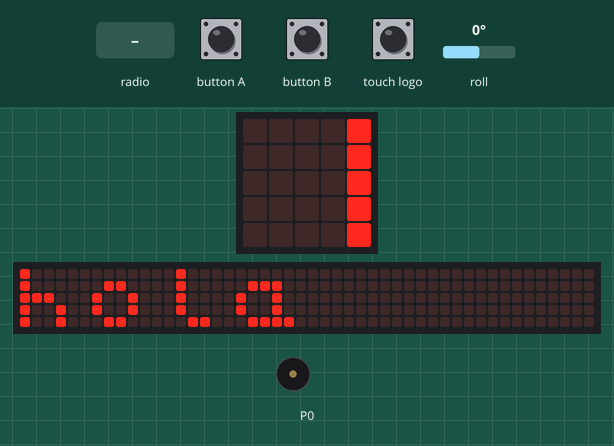
Simulated run of this program. Board: BBC micro:bit (MakeCode). On the bench: the board's 5×5 LED display, a strip that is not on the board, showing the scrolling text unrolled, buzzer (waves = sounding). The test bench sets the inputs (shaded band); at power-on: roll 0°. No radio messages arrive unless stated (any console line starting 'radio sent:' is added by the test bench); the 48×5 strip is a reading aid, not a part: it shows the text the display is scrolling, unrolled, one strip-width of it at a time; what the program prints to the serial console is not drawn.

Above: at 4.2 s.
At 8.3 s:
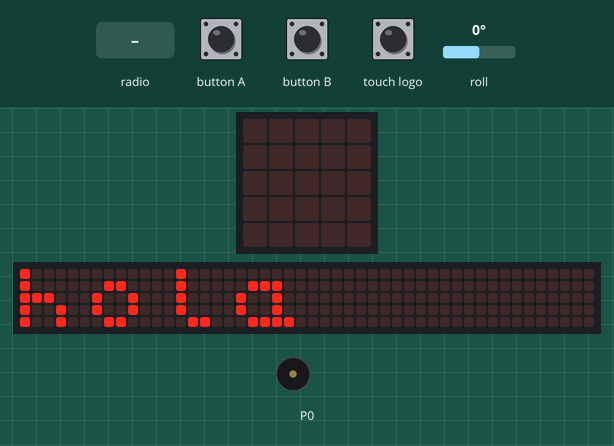
9.8 s: radio message "9" arrives
At 11.0 s:
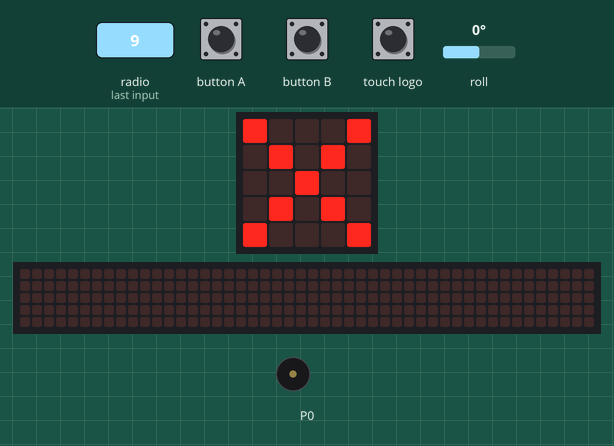
11.3 s: roll set to -172°
Timing chart, 0 to 14.3 s (numbered marks = the images above; inputs shaded):
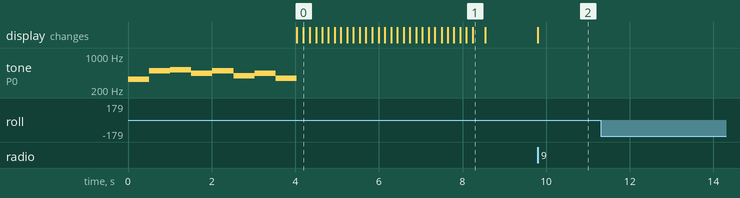

Measured:
- after the input at 9.8 s, the display: changes at once (image 2)
- after the input at 11.3 s, every drawn part: stays the same

The program:

main.ts
```typescript
radio.onReceivedNumber(function (receivedNumber) {
    if (receivedNumber == 9) {
        basic.showIcon(IconNames.No)
    }
})
input.onButtonPressed(Button.A, function () {
    radio.sendNumber(1)
})
input.onButtonPressed(Button.B, function () {
    radio.sendNumber(2)
})
input.onLogoEvent(TouchButtonEvent.Touched, function () {
    if (logotipo == 1) {
        radio.sendNumber(7)
        logotipo += 0
    } else if (logotipo == 0) {
        radio.sendNumber(8)
        logotipo += 1
    }
})
let logotipo = 0
radio.setGroup(86)
music.playMelody("E B C5 A B G A F ", 120)
basic.showString("hola")
logotipo = 0
basic.forever(function () {
    if (input.rotation(Rotation.Roll) > 70) {
        radio.sendNumber(3)
    }
    if (input.rotation(Rotation.Roll) < -70) {
        radio.sendNumber(4)
    }
})
```

test.ts
```typescript
// aquí va el archivo "tests"; esto no se compilará cuando este paquete se utilice como una extensión.
```
